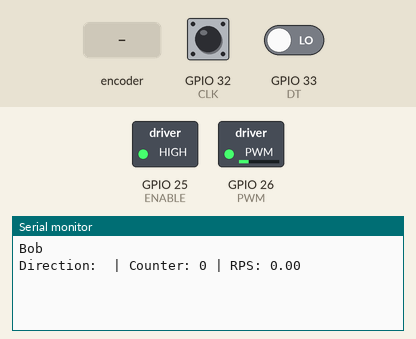
This sketch was run on a simulated ESP32. Parts: switched loads named in the sketch (green lamp = pin HIGH), the last lines printed to the serial monitor. The inputs (shaded band) are chosen by the test bench; at power-on: GPIO 32 (CLK) HIGH, GPIO 33 (DT) LOW.

Above: at 1.3 s.
1.4 s: rotary encoder on GPIO 32 (CLK) / GPIO 33 (DT) turned 1 step (first pin leading)
At 2.8 s:
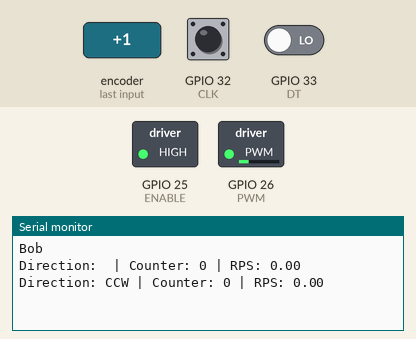
4.5 s: rotary encoder on GPIO 32 (CLK) / GPIO 33 (DT) turned 2 steps (second pin leading)
At 5.6 s:
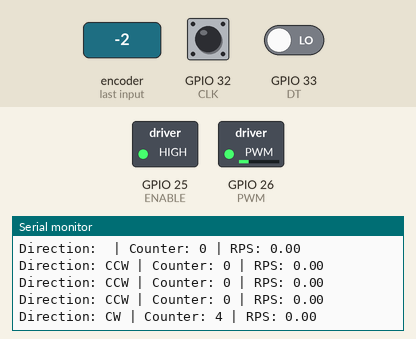

The sketch:

Rover_DrivetrainHallEffectRotaryEncoderTest.ino
```cpp
// Rotary Encoder Inputs
#include "driver/gpio.h"

#define DT GPIO_NUM_33
#define CLK GPIO_NUM_32

#define ENABLE GPIO_NUM_25
#define PWM GPIO_NUM_26

float clicks_per_rotation = 5264;

//for calculating RPM & only printing once every second (to keep the printing process from slowing it down):
unsigned long lastPrint = 0;
unsigned long lastCounter = 0;

float RPM = 0;
int counter = 0;
int currentStateCLK;
int lastStateCLK;
String currentDir = "";
unsigned long lastButtonPress = 0;

void setup() {

  pinMode(ENABLE, OUTPUT);

  pinMode(PWM, OUTPUT);


  // Set encoder pins as inputs
  pinMode(CLK, INPUT);
  pinMode(DT, INPUT);

  // Setup Serial Monitor
  Serial.begin(115200);

  // Read the initial state of CLK
  lastStateCLK = gpio_get_level(CLK);

  delay(100);
  Serial.println("Bob");

  //enable motor
  digitalWrite(ENABLE, HIGH);

  //turn motor on
  analogWrite(PWM, 60);
}

void loop() {


  // Read the current state of CLK
  currentStateCLK = gpio_get_level(CLK);

  // If last and current state of CLK are different, then pulse occurred
  // React to only 1 state change to avoid double count
  if (currentStateCLK != lastStateCLK) {


    // If the DT state is different than the CLK state then
    // the encoder is rotating CCW so decrement
    if (gpio_get_level(DT) != currentStateCLK) {
      counter--;
      currentDir = "CCW";
    } else {
      // Encoder is rotating CW so increment
      counter++;
      currentDir = "CW";
    }

  }

  if ((millis() - lastPrint) > 1000) {
        //RPM = [# of clicks]/[change in time, ms] * 1 rotation/[clicks per rotation] * 1000ms/1s * 60s/1min
        //currently, this is actually rotation per second
        RPM = 1000 * (counter - lastCounter) / (clicks_per_rotation * (millis() - lastPrint));
        Serial.print("Direction: ");
        Serial.print(currentDir);
        Serial.print(" | Counter: ");
        Serial.print(counter);
        Serial.print(" | RPS: ");
        Serial.println(RPM);
        lastPrint = millis();
        lastCounter = counter;
      }

  // Remember last CLK state
  lastStateCLK = currentStateCLK;

  // Put in a slight delay to help debounce the reading

}
```

Measured:
- after the input at 1.4 s, the serial monitor: prints a new line after 0.60 s (image 1)
- after the input at 4.5 s, the serial monitor: prints a new line after 0.51 s (image 2)
